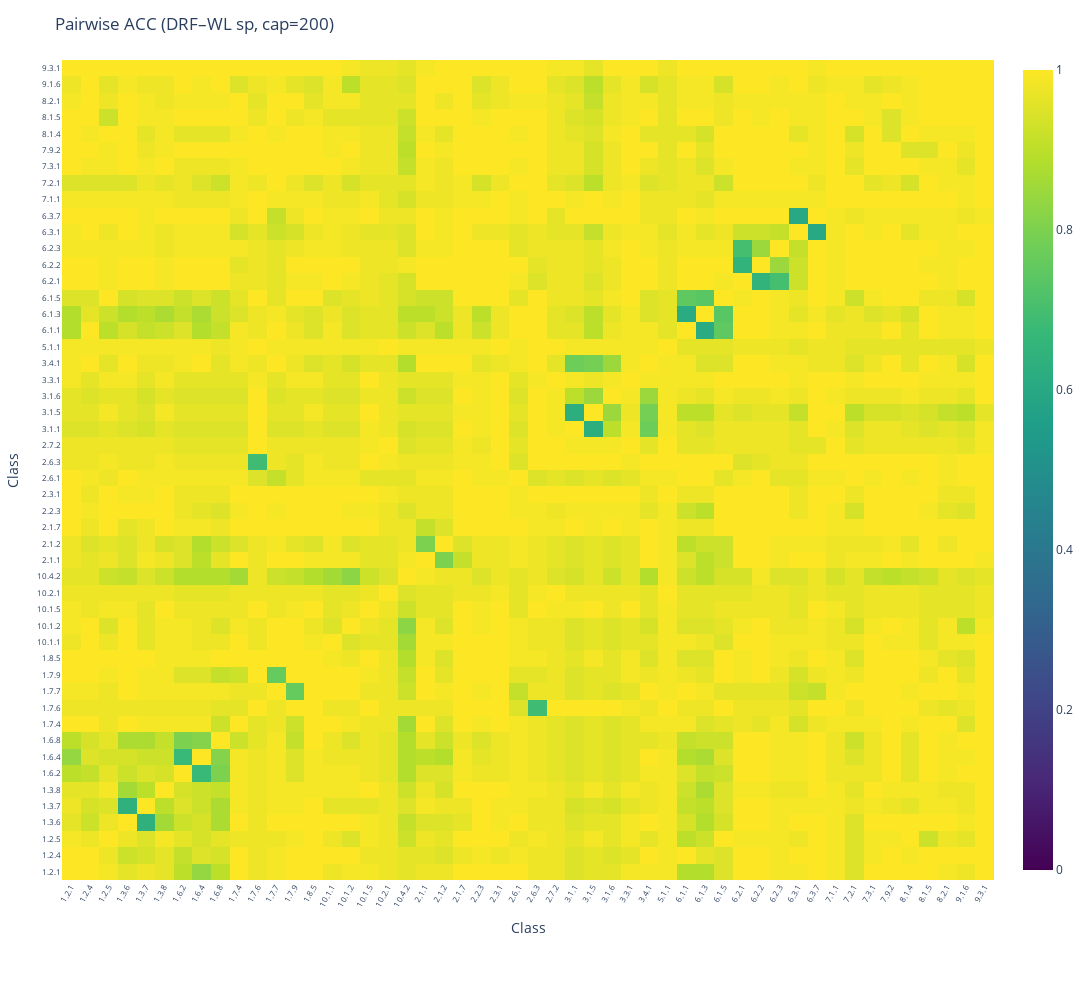

Notebook code cell kept with this figure:
### Code cell
all_classes = sorted(agg_drf_edge["have_classes"])  # 50 Klassen
pair_df = compute_pairwise_accuracy_matrix(
    agg_drf_edge["features"],
    agg_drf_edge["y_raw"],
    class_order=all_classes,
    n_per_class=200,
    approach="linear",
)

fig_pair_heat = plot_pairwise_accuracy_heatmap(
    pair_df,
    title="Pairwise ACC (DRF–WL sp, cap=200)",
    class_order=all_classes,
    show_all_ticks=True,
    height=1000,
    width=1600,
    tick_font_size=8,
    tick_angle=-60,
)
fig_pair_heat.show()
